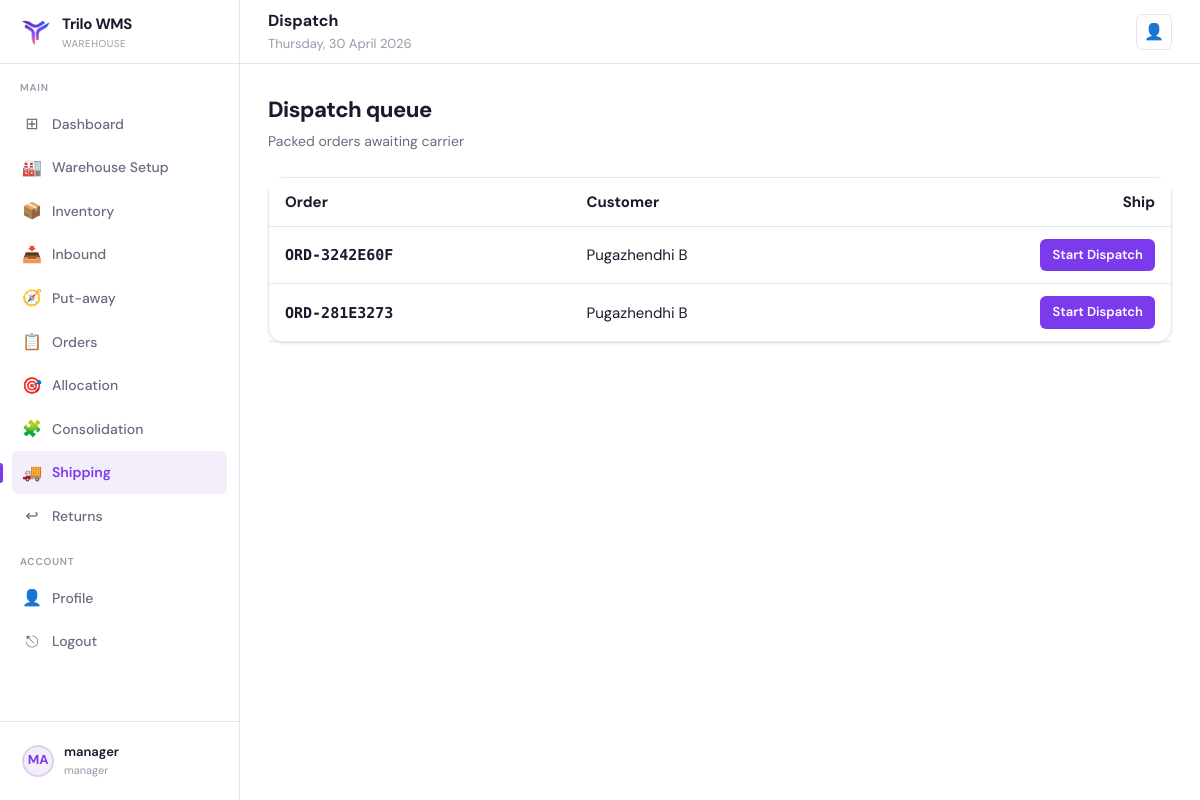
Screenshot of /shipping/ (signed in) with the database file from the repository.
### core/models.py (models this page shows, shortened)
class User(AbstractUser):
    class Role(models.TextChoices):
        ADMIN = "admin", "Admin"
        MANAGER = "manager", "Manager"
        PICKER = "picker", "Picker"
        PUTAWAY = "putaway", "Putaway"
        PACKER = "packer", "Packer"
    role = models.CharField(max_length=20, choices=Role.choices, default=Role.PICKER)
    employee_id = models.CharField(max_length=32, unique=True)
    warehouse = models.CharField(max_length=120, blank=True, null=True)
    assigned_warehouse = models.ForeignKey(
        "Warehouse",
        on_delete=models.SET_NULL,
        null=True,
        blank=True,
        related_name="workers",
    )

class Order(models.Model):
    class Status(models.TextChoices):
        PENDING = "pending", "Pending"
        ALLOCATED = "allocated", "Allocated"
        PICKING = "picking", "Picking"
        CONSOLIDATING = "consolidating", "Consolidating"
        PACKING = "packing", "Packing"
        SHIPPED = "shipped", "Shipped"
        COMPLETED = "completed", "Completed"
        CANCELLED = "cancelled", "Cancelled"
    class AllocationStatus(models.TextChoices):
        NOT_ALLOCATED = "not_allocated", "Not Allocated"
        PARTIALLY_ALLOCATED = "partially_allocated", "Partially Allocated"
        FULLY_ALLOCATED = "fully_allocated", "Fully Allocated"
    order_id = models.CharField(max_length=40, unique=True, db_index=True)
    customer_name = models.CharField(max_length=200)
    customer_phone = models.CharField(max_length=40, blank=True, default="")
    delivery_address = models.TextField(blank=True, default="")
    status = models.CharField(max_length=20, choices=Status.choices, default=Status.PENDING)
    allocation_status = models.CharField(
        max_length=30, choices=AllocationStatus.choices, default=AllocationStatus.NOT_ALLOCATED
    )
    on_hold = models.BooleanField(default=False)
    created_at = models.DateTimeField(auto_now_add=True)

### core/views.py (the view)
# urls.py: path("shipping/", views.dispatch_queue, name="shipping_queue"),
@login_required
@role_required("admin", "manager")
def dispatch_queue(request):
    rows = (
        Order.objects.filter(packings__status=Packing.Status.COMPLETED)
        .exclude(status=Order.Status.COMPLETED)
        .distinct()
        .select_related("shipment")
    )
    return render(request, "shipping/dispatch_queue.html", {"orders": rows, "today_str": now_date_str()})

### core/utils.py (called while the page is built)
def now_date_str() -> str:
    return timezone.localdate().strftime("%A, %d %B %Y")

### core/templates/shipping/dispatch_queue.html (shortened to what this page needs)
{% extends "base.html" %}
{% block header_title %}Dispatch{% endblock %}
{% block content %}
  <div class="page-header">
    <div class="page-title">Dispatch queue</div>
    <div class="page-subtitle">Packed orders awaiting carrier</div>
  </div>
  <div class="card">
    <div class="card-body" style="padding:0">
      <table style="width:100%; border-collapse:collapse">
        <thead>
          <tr style="background:var(--bg); border-bottom:1px solid var(--border)">
            <th style="text-align:left; padding:12px 16px">Order</th>
            <th style="text-align:left; padding:12px 16px">Customer</th>
            <th style="text-align:right; padding:12px 16px">Ship</th>
          </tr>
        </thead>
        <tbody>
          {% for o in orders %}
            <tr style="border-bottom:1px solid var(--border)">
              <td style="padding:12px 16px; font-family:var(--mono); font-weight:700">{{ o.order_id }}</td>
              <td style="padding:12px 16px">{{ o.customer_name }}</td>
              <td style="padding:12px 16px; text-align:right"><a class="btn btn-primary btn-sm" href="/shipping/{{ o.id }}/carrier/">Start Dispatch</a></td>
            </tr>
          {% empty %}
            <tr><td colspan="3" style="padding:16px" class="muted">No orders to dispatch.</td></tr>
          {% endfor %}
        </tbody>
      </table>
    </div>
  </div>
{% endblock %}

### core/templates/base.html (shortened to what this page needs)
{% load static %}
<!DOCTYPE html>
<html lang="en">
<head>
  <link rel="stylesheet" href="{% static 'css/base.css' %}"/>
</head>
<body class="{% block body_class %}{% endblock %}">
  {% block layout %}
  <div class="layout">
    <aside class="sidebar">
      <div class="sidebar-logo">
        <div class="logo-icon"><img src="{% static 'images/TriloLogo.png' %}" alt="Trilo WMS" width="32" height="32" /></div>
        <div>
          <div class="logo-text">Trilo WMS</div>
          <div class="logo-sub">Warehouse</div>
        </div>
      </div>
      <nav class="sidebar-nav">
        <div class="nav-section-label">Main</div>
        <a class="nav-item {% if request.path == '/dashboard/' %}active{% endif %}" href="/dashboard/">
          <span class="nav-icon">⊞</span> Dashboard
        </a>
        {% if request.user.role == 'manager' %}
          <a class="nav-item {% if request.path|slice:":11" == '/warehouse/' %}active{% endif %}" href="/warehouse/">
            <span class="nav-icon">🏭</span> Warehouse Setup
          </a>
          <a class="nav-item {% if request.path|slice:":11" == '/inventory/' %}active{% endif %}" href="/inventory/">
            <span class="nav-icon">📦</span> Inventory
          </a>
          <a class="nav-item {% if request.path|slice:":9" == '/inbound/' %}active{% endif %}" href="/inbound/">
            <span class="nav-icon">📥</span> Inbound
          </a>
          <a class="nav-item {% if request.path|slice:":18" == '/inbound/putaway/' %}active{% endif %}" href="/inbound/putaway/tasks/">
            <span class="nav-icon">🧭</span> Put-away
          </a>
          <a class="nav-item {% if request.path|slice:":8" == '/orders/' %}active{% endif %}" href="/orders/">
            <span class="nav-icon">📋</span> Orders
          </a>
          <a class="nav-item {% if request.path|slice:":12" == '/allocation/' %}active{% endif %}" href="/allocation/">
            <span class="nav-icon">🎯</span> Allocation
          </a>
          <a class="nav-item {% if request.path|slice:":15" == '/consolidation/' %}active{% endif %}" href="/consolidation/">
            <span class="nav-icon">🧩</span> Consolidation
          </a>
          <a class="nav-item {% if request.path|slice:":10" == '/shipping/' %}active{% endif %}" href="/shipping/">
            <span class="nav-icon">🚚</span> Shipping
          </a>
          <a class="nav-item {% if request.path|slice:":9" == '/returns/' %}active{% endif %}" href="/returns/">
            <span class="nav-icon">↩</span> Returns
          </a>
        {% endif %}
        <div class="nav-section-label">Account</div>
        <a class="nav-item {% if request.path == '/profile/' %}active{% endif %}" href="/profile/">
          <span class="nav-icon">👤</span> Profile
        </a>
        <a class="nav-item" href="/logout/"><span class="nav-icon">⎋</span> Logout</a>
      </nav>
      <div class="sidebar-footer">
        <a class="sidebar-user" href="/profile/">
          <div class="user-avatar">{{ request.user.get_full_name|default:request.user.username|slice:":2"|upper }}</div>
          <div class="user-info">
            <div class="user-name">{{ request.user.get_full_name|default:request.user.username }}</div>
            <div class="user-role">{{ request.user.role|default:"" }}</div>
          </div>
        </a>
      </div>
    </aside>
    <header class="header">
      <div style="flex:1">
        <div class="header-title">{% block header_title %}Dashboard{% endblock %}</div>
        <div class="header-breadcrumb">{% block header_subtitle %}{{ today_str }}{% endblock %}</div>
      </div>
      <div class="header-actions">
        <a class="header-btn" href="/profile/" title="Profile">👤</a>
      </div>
    </header>
    <main class="main">
      {% block content %}{% endblock %}
    </main>
  </div>
  {% endblock %}
</body>
</html>

### rows the page displays
User: user.get_full_name "MA", user.get_full_name "manager", user.role "manager"
Order: order_id "ORD-3242E60F", customer_name "Pugazhendhi B"
Order: order_id "ORD-281E3273", customer_name "Pugazhendhi B"

### other values shown
{{ today_str }} "Thursday, 30 April 2026"
